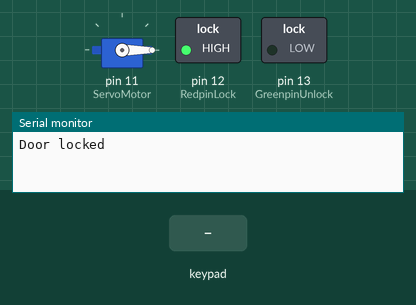
This sketch was run on a simulated Arduino Uno, built with avr-gcc and run on an emulated ATmega328P. Parts: servo, switched loads named in the sketch (green lamp = pin HIGH), the last lines printed to the serial monitor. The inputs (shaded band) are chosen by the test bench.

Above: at 1.2 s.
1.3 s: keypad keys 4 3 6 pressed 0.4 s apart
At 2.7 s:
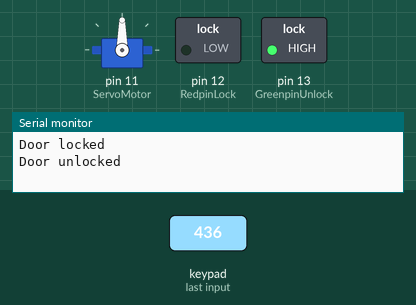
4.0 s: key 'C' pressed
At 4.5 s:
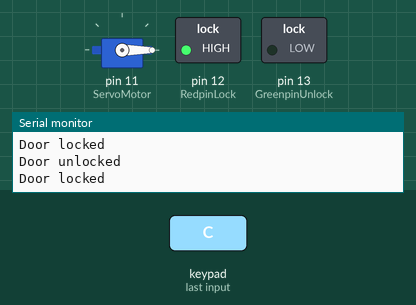
Timing chart, 0 to 7.0 s (numbered marks = the images above; inputs shaded):
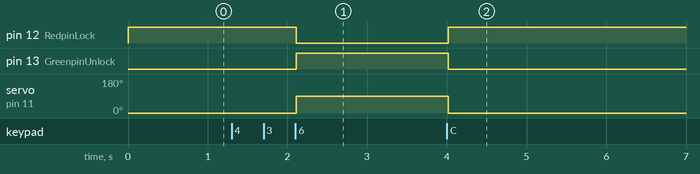

The sketch:

arduinoserialmonitor_keypad.ino
```cpp
#include <Servo.h>
#include <Keypad.h>
Servo ServoMotor;
char* password = "436"; // change the password here, just pick any 3 numbers
int position = 0;
const byte ROWS = 4;
const byte COLS = 4;
char keys[ROWS][COLS] = {
  {'1','2','3','A'},
  {'4','5','6','B'},
  {'7','8','9','C'},
  {'*','0','#','D'}
};
byte rowPins[ROWS] = { 9,8,7,6 };
byte colPins[COLS] = { 5, 4, 3, 2 };
Keypad keypad = Keypad( makeKeymap(keys), rowPins, colPins, ROWS, COLS );
int RedpinLock = 12;
int GreenpinUnlock = 13;

void setup()
{
  ServoMotor.attach(11);
  pinMode(RedpinLock, OUTPUT);
  pinMode(GreenpinUnlock, OUTPUT);
  Serial.begin(9600); // Initialize the serial monitor

  LockedPosition(true);
}

void loop()
{
  char key = keypad.getKey();
  if (key == '*' || key == 'C')
  {
    position = 0;
    LockedPosition(true);
  }
  if (key == password[position])
  {
    position++;
  }
  if (position == 3)
  {
    LockedPosition(false);
  }
  delay(100);
}

void LockedPosition(int locked)
{
  if (locked)
  {
    digitalWrite(RedpinLock, HIGH);
    digitalWrite(GreenpinUnlock, LOW);
    ServoMotor.write(0);
    Serial.println("Door locked"); // Message for door locked
  }
  else
  {
    digitalWrite(RedpinLock, LOW);
    digitalWrite(GreenpinUnlock, HIGH);
    ServoMotor.write(90);
    Serial.println("Door unlocked"); // Message for door unlocked
  }
}
```

Measured:
- after the input at 1.3 s, pin 12 (RedpinLock): HIGH → LOW after 0.81 s; pin 13 (GreenpinUnlock): LOW → HIGH after 0.81 s; servo on pin 11 (ServoMotor): 0° → 90° after 0.81 s
- after the input at 4.0 s, pin 12 (RedpinLock): LOW → HIGH at once; pin 13 (GreenpinUnlock): HIGH → LOW at once; servo on pin 11 (ServoMotor): 90° → 0° at once
